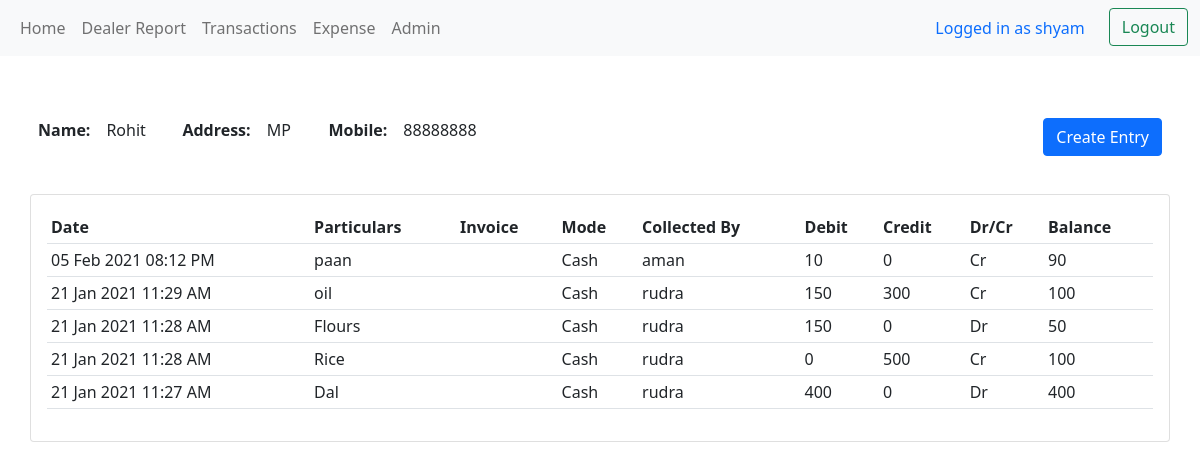
The page /dealer/2/ (signed in) on the database as committed earlier.
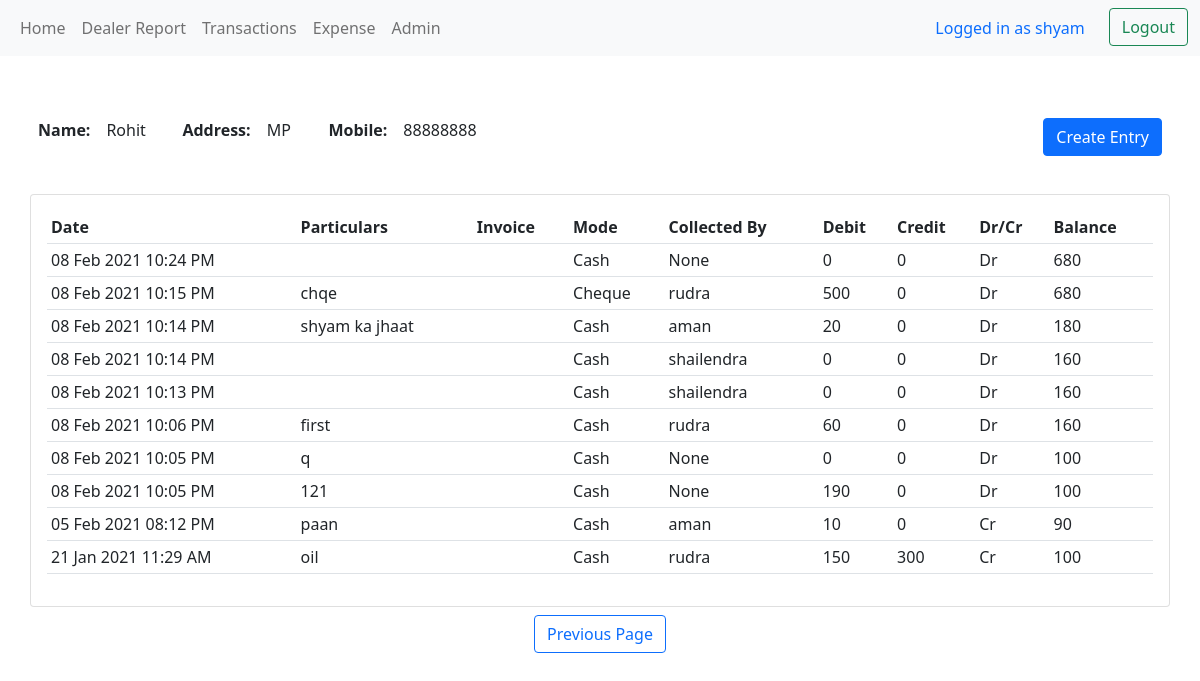
The same page on the database as committed later.
### ledger/models.py (models this page shows, shortened)
class Ledger(models.Model):
    date = models.DateTimeField("Date",auto_now_add=True)
    particulars = models.CharField("Particulars",max_length=100,blank=True)
    debit = models.PositiveIntegerField("Debit",blank=True, default=0)
    credit = models.PositiveIntegerField("Credit",blank=True, default=0)
    paymode = models.CharField("Payment Mode",max_length=25, choices=(('Cash','Cash'),
                                                       ('Cheque','Cheque'),
                                                       ('No Money Collected','No Money Collected'),))
    isChequeCleared = models.BooleanField(editable=False, blank=True, null=True)
    new_balance = models.IntegerField(editable=False)
    dr_cr = models.CharField("Dr/Cr",max_length=2,default='nil',editable=False)
    invoice = models.ImageField("Invoice",upload_to=None, blank=True)
    dealer = models.ForeignKey(Dealer,verbose_name="Dealer", null=True, on_delete=models.SET_NULL)
    balance = models.IntegerField(editable=False,default=0)
    dealer_ledger_number = models.IntegerField(editable=False,default=0)
    collect_by = models.ForeignKey(Collected_by,verbose_name="Collected By", blank=True, null=True, on_delete=models.SET_NULL)
    class Meta:
        db_table= "led"

class Collected_by(models.Model):
    name = models.CharField(max_length=50, blank=True)
    class Meta:
        verbose_name_plural = "Money Collected By"
    def __str__(self):
        return self.name

### ledger/decorators.py (the view)
        def wrapper_func(request, *args, **kwargs):
            group = None
            if request.user.groups.exists():
                group = request.user.groups.all()[0].name
            if group in allowed_roles:
                return view_func(request, *args, **kwargs)
            else:
                return HttpResponse('You are not authorized to view this page')

### ledger/templatetags/auth_extras.py (called while the page is built)
@register.filter(name='has_group')
def has_group(user, group_name):
    group = Group.objects.get(name=group_name)
    return True if group in user.groups.all() else False

### ledger/views.py (called while the page is built)
@login_required(login_url='loginuser')
@allowed_users(allowed_roles=['admin'])
def dealer(request, pk):
    dealer = Dealer.objects.get(id=pk)
    ledgers = dealer.ledger_set.all()
    orderedledger = ledgers.order_by('-date')
    p = Paginator(orderedledger, 10)
    page_num = request.GET.get('page', 1)
    try:
        page = p.page(page_num)
    except EmptyPage:
        page = p.page(1)
    context = {'dealer':dealer, 'ledgers':ledgers,'orderedledger':page }
    return render(request, 'ledger/dealer.html', context)

### ledger/templates/ledger/dealer.html (shortened to what this page needs)
{% extends 'ledger/base.html' %}
{% block content %}
<br>
<div class="">
      <div class="d-flex justify-content-between" style="padding:2.5%">
        <div class="d-flex">
          <div class="d-flex" style="padding-right:5%;">
            <p style="font-weight:bold; margin:0.5rem;">Name: </p>
            <p style="margin:0.5rem;">{{ dealer.name }}</p>
          </div>
          <div class="d-flex" style="padding-right:5%;">
            <p style="font-weight:bold; margin:0.5rem;">Address: </p>
            <p style="margin:0.5rem;">{{ dealer.address }}</p>
          </div>
          <div class="d-flex" style="padding:0 0.25%;">
            <p style="font-weight:bold; margin:0.5rem;">Mobile: </p>
            <p style="margin:0.5rem;">{{ dealer.mob_num }}</p>
          </div>
        </div>
        <div>
          <a class="btn btn-primary btn-block" href="{% url 'ledger' dealer.id %}" style="margin:0.5rem;">Create Entry</a>
        </div>
      </div>
    <div class="" style="padding:0% 2.5%;">
      <div class="card card-body">
        <table class="table table-sm">
          <tr>
            <th>Date</th>
            <th>Particulars</th>
            <th>Invoice</th>
            <th>Mode</th>
            <th>Collected By</th>
            <th>Debit</th>
            <th>Credit</th>
            <th>Dr/Cr</th>
            <th>Balance</th>
          </tr>
          {% for ledger in orderedledger %}
          <tr>
            <td>{{ ledger.date|date:"d M Y" }}  {{ ledger.date|time:"h:i A" }}</td>
            <td>{{ ledger.particulars }}</td>
            <td>{{ ledger.invoice }}</td>
            <td>{{ ledger.paymode }}</td>
            <td>{{ ledger.collect_by }}</td>
            <td>{{ ledger.debit }}</td>
            <td>{{ ledger.credit }}</td>
            <td>{{ ledger.dr_cr }}</td>
            <td>{{ ledger.balance }}</td>
          </tr>
          {% endfor %}
          </table>
        </div>
      </div>
    </div>
<div class="d-flex justify-content-center">
{% if orderedledger.has_next %}
<a class="btn btn-outline-primary" style="margin:0.5rem;" href="?page={{orderedledger.next_page_number}}">Previous Page</a>
{% endif %}
</div>
{% endblock %}

Rows that differ between the two databases and show on the page:
no longer on this page (row unchanged): Ledger: date "21 Jan 2021", date "11:28 AM", particulars "Flours", paymode "Cash", collect_by "rudra", debit "150", credit "0", dr_cr "Dr", balance "50"
no longer on this page (row unchanged): Ledger: date "21 Jan 2021", date "11:28 AM", particulars "Rice", paymode "Cash", collect_by "rudra", debit "0", credit "500", dr_cr "Cr", balance "100"
no longer on this page (row unchanged): Ledger: date "21 Jan 2021", date "11:27 AM", particulars "Dal", paymode "Cash", collect_by "rudra", debit "400", credit "0", dr_cr "Dr", balance "400"
added Ledger: date "08 Feb 2021", date "10:24 PM", paymode "Cash", collect_by "None", debit "0", credit "0", dr_cr "Dr", balance "680"
added Ledger: date "08 Feb 2021", date "10:15 PM", particulars "chqe", paymode "Cheque", collect_by "rudra", debit "500", credit "0", dr_cr "Dr", balance "680"
added Ledger: date "08 Feb 2021", date "10:14 PM", particulars "shyam ka jhaat", paymode "Cash", collect_by "aman", debit "20", credit "0", dr_cr "Dr", balance "180"
added Ledger: date "08 Feb 2021", date "10:14 PM", paymode "Cash", collect_by "shailendra", debit "0", credit "0", dr_cr "Dr", balance "160"
added Ledger: date "08 Feb 2021", date "10:13 PM", paymode "Cash", collect_by "shailendra", debit "0", credit "0", dr_cr "Dr", balance "160"
added Ledger: date "08 Feb 2021", date "10:06 PM", particulars "first", paymode "Cash", collect_by "rudra", debit "60", credit "0", dr_cr "Dr", balance "160"
added Ledger: date "08 Feb 2021", date "10:05 PM", particulars "q", paymode "Cash", collect_by "None", debit "0", credit "0", dr_cr "Dr", balance "100"
added Ledger: date "08 Feb 2021", date "10:05 PM", particulars "121", paymode "Cash", collect_by "None", debit "190", credit "0", dr_cr "Dr", balance "100"
Other text that changed with them:
text now shown: "Previous Page"
